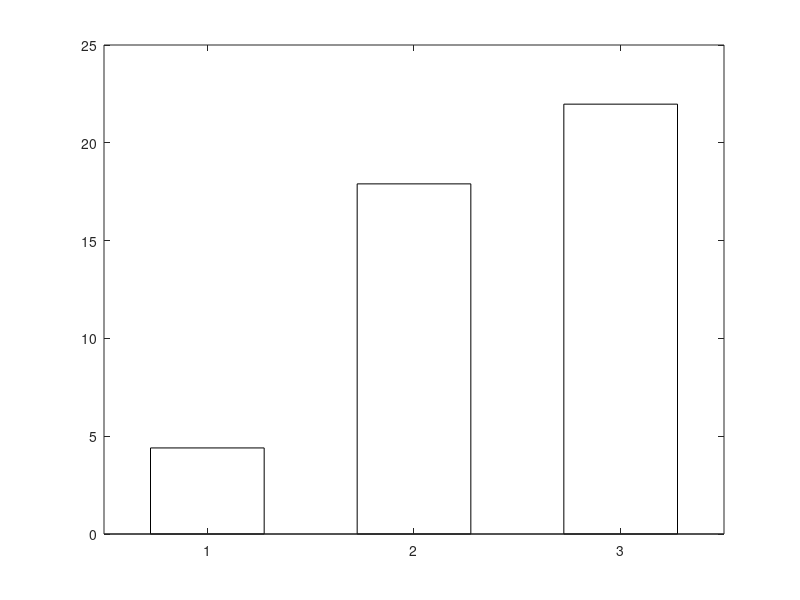

Here is the MATLAB script that generated this plot: (Note: this script raises an error after producing the figure.)
function make_figures()
%MAKE_FIGURES  Turn the search logs into figures for the report.
%
% Reads the JSON the Python searches write and draws:
%   1  gait search convergence, and what the score was actually buying
%   2  the before/after that matters - ground clearance
%   3  how each gait does on carpet
%   4  the learning curve
%
% Everything is measured; nothing here is illustrative.

    here = fileparts(mfilename('fullpath'));
    tuned = fullfile(fileparts(here), 'sim', 'tuned');
    outd = fullfile(here, 'out');
    if ~isfolder(outd), mkdir(outd); end

    %% ---------------------------------------------------- 1. convergence
    f = fullfile(tuned, 'gait_v2_hipx22.json');
    if isfile(f)
        d = jsondecode(fileread(f));
        h = d.history;
        it = arrayfun(@(s) s.iter, h);
        best = arrayfun(@(s) s.best, h);
        clr = arrayfun(@(s) s.clear, h);
        spd = arrayfun(@(s) s.speed, h);

        figure('Color','w','Position',[80 80 1120 420]);
        subplot(1,2,1);
        plot(it, best, '-o', 'LineWidth', 2); grid on;
        xlabel('CEM iteration'); ylabel('best score');
        title('Cross-entropy search converging');

        subplot(1,2,2); hold on; grid on;
        yyaxis left;  plot(it, clr, '-o','LineWidth',2); ylabel('ground clearance (mm)');
        yline(11,'k--','scuff / step boundary');
        yyaxis right; plot(it, spd, '-s','LineWidth',2); ylabel('forward speed (mm/s)');
        xlabel('CEM iteration');
        title('What the search was actually buying');
        exportgraphics(gcf, fullfile(outd,'gait_convergence.png'), 'Resolution', 150);
        fprintf('wrote gait_convergence.png\n');
    end

    %% ------------------------------------------------ 2. clearance story
    figure('Color','w','Position',[80 80 820 440]);
    names = {sprintf('v1\nmaximise distance'), sprintf('v2\n+ clearance in the score'), ...
             sprintf('geometry limit\n(stance x sin 25 deg)')};
    vals  = [4.4, 17.9, 2*26*sind(25)];
    b = bar(vals, 0.55, 'FaceColor','flat');
    b.CData = [0.85 0.33 0.26; 0.20 0.55 0.35; 0.65 0.65 0.68];
    set(gca,'XTickLabel',names); grid on; ylabel('ground clearance (mm)');
    yline(11,'k--','scuff boundary','LineWidth',1.2);
    for k = 1:numel(vals)
        text(k, vals(k)+0.8, sprintf('%.1f mm', vals(k)), ...
             'HorizontalAlignment','center','FontWeight','bold');
    end
    title({'The same optimiser, the same robot, a different question', ...
           'v1 scuffed the feet along the floor at 4.4 mm'});
    exportgraphics(gcf, fullfile(outd,'clearance.png'), 'Resolution', 150);
    fprintf('wrote clearance.png\n');

    %% ----------------------------------------------------- 3. on carpet
    f = fullfile(tuned, 'terrain.json');
    if isfile(f)
        t = jsondecode(fileread(f));
        surfaces = unique({t.surface}, 'stable');
        v1 = zeros(1,numel(surfaces)); v2 = v1; f1 = v1; f2 = v1;
        for k = 1:numel(surfaces)
            for j = 1:numel(t)
                if strcmp(t(j).surface, surfaces{k})
                    if strcmp(t(j).gait,'v1'), v1(k)=t(j).speed_mms; f1(k)=t(j).falls;
                    else,                      v2(k)=t(j).speed_mms; f2(k)=t(j).falls; end
                end
            end
        end
        figure('Color','w','Position',[80 80 980 440]);
        bar([v1; v2]'); grid on;
        set(gca,'XTickLabel', surfaces); xtickangle(15);
        ylabel('forward speed (mm/s)'); legend({'v1 scuff','v2 clearance'},'Location','best');
        title('Walking speed by surface (negative = went backwards or fell)');
        exportgraphics(gcf, fullfile(outd,'terrain.png'), 'Resolution', 150);
        fprintf('wrote terrain.png\n');
    end

    %% -------------------------------------------------- 4. learning curve
    f = fullfile(tuned, 'learning_curve.json');
    if isfile(f)
        L = jsondecode(fileread(f));
        day = arrayfun(@(s) s.day, L);
        cov = arrayfun(@(s) 100*s.offline/max(1,s.asked), L);
        prec = arrayfun(@(s) 100*s.correct/max(1,s.offline), L);
        items = arrayfun(@(s) s.items, L);
        figure('Color','w','Position',[80 80 1040 420]);
        subplot(1,2,1); hold on; grid on;
        plot(day, movmean(cov,5), 'LineWidth',2);
        plot(day, movmean(prec,5), 'LineWidth',2);
        xlabel('day'); ylabel('%'); ylim([0 105]);
        legend({'answered offline','precision'},'Location','southeast');
        title('What the penguin learns, over four weeks');
        subplot(1,2,2);
        plot(day, items, 'LineWidth',2); grid on;
        xlabel('day'); ylabel('associations stored');
        title('Memory size (384 max, ~17 KB of flash)');
        exportgraphics(gcf, fullfile(outd,'learning.png'), 'Resolution', 150);
        fprintf('wrote learning.png\n');
    end

    fprintf('\nfigures in %s\n', outd);
end
